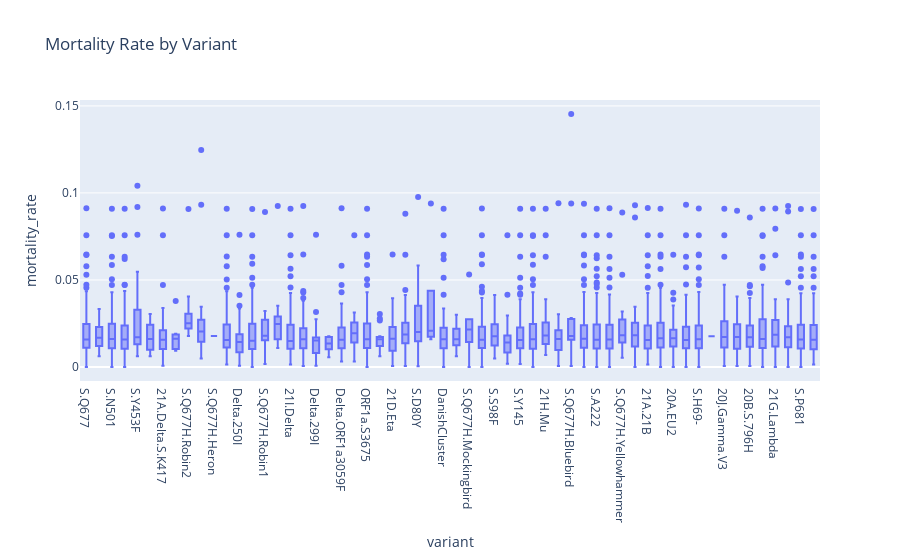

Notebook code cell kept with this figure:
### Markdown cell above
This histogram shows how the total cases are distributed across all records. The x-axis shows ranges of total cases, and the y-axis shows how many records fall into each range. This helps us see if most records have low, medium, or high case numbers.

### Code cell
# 6. Box Plot: Mortality Rate by Variant
fig = px.box(df, x='variant', y='mortality_rate', title='Mortality Rate by Variant')
fig.show()

### Figure 1 — Plotly figure (JSON) as saved in the notebook; plotly's stock layout.template omitted (floating-point values rounded to 4 significant figures; data arrays with more than 128 entries replaced by an {"elided": "..."} marker saying what was removed)
{"data": [{"alignmentgroup": "True", "hovertemplate": "variant=%{x}<br>mortality_rate=%{y}<extra></extra>", "legendgroup": "", "marker": {"color": "#636efa"}, "name": "", "notched": false, "offsetgroup": "", "orientation": "v", "showlegend": false, "type": "box", "x": {"elided": "4113 str values"}, "x0": " ", "xaxis": "x", "y": {"elided": "4113 float values"}, "y0": " ", "yaxis": "y"}], "layout": {"boxmode": "group", "legend": {"tracegroupgap": 0}, "title": {"text": "Mortality Rate by Variant"}, "xaxis": {"anchor": "y", "domain": [0, 1], "title": {"text": "variant"}}, "yaxis": {"anchor": "x", "domain": [0, 1], "title": {"text": "mortality_rate"}}}}
